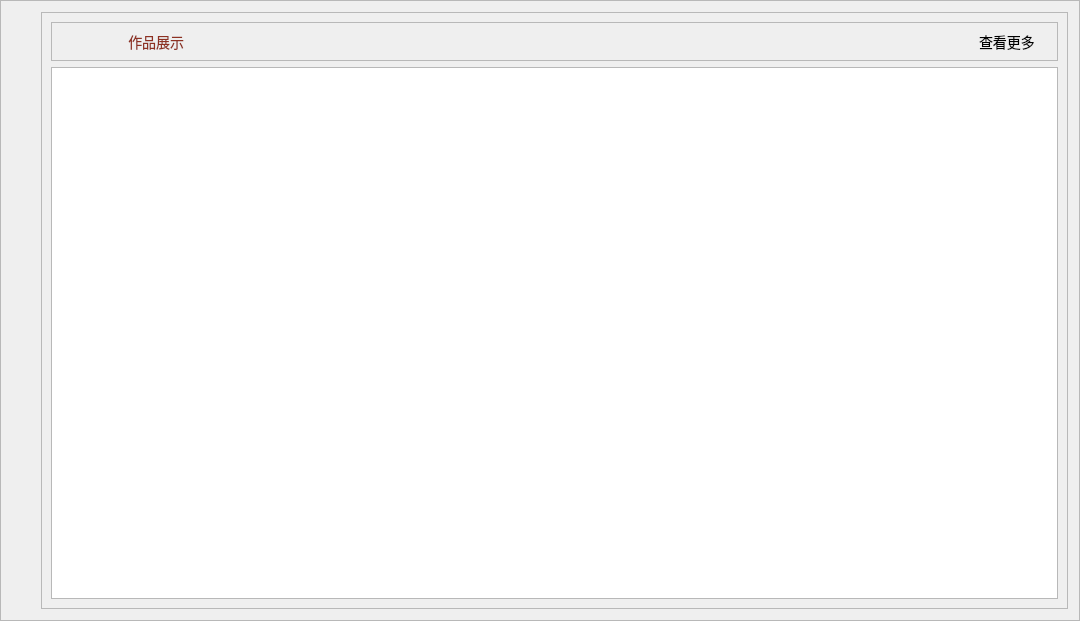
<?xml version="1.0" encoding="UTF-8"?>
<ui version="4.0">
 <class>VideoFrame</class>
 <widget class="QFrame" name="VideoFrame">
  <property name="geometry">
   <rect>
    <x>0</x>
    <y>0</y>
    <width>1080</width>
    <height>621</height>
   </rect>
  </property>
  <property name="windowTitle">
   <string>Frame</string>
  </property>
  <property name="frameShape">
   <enum>QFrame::StyledPanel</enum>
  </property>
  <property name="frameShadow">
   <enum>QFrame::Raised</enum>
  </property>
  <layout class="QVBoxLayout" name="verticalLayout_3">
   <property name="leftMargin">
    <number>40</number>
   </property>
   <item>
    <widget class="QFrame" name="listFrame">
     <property name="styleSheet">
      <string notr="true"/>
     </property>
     <property name="frameShape">
      <enum>QFrame::StyledPanel</enum>
     </property>
     <property name="frameShadow">
      <enum>QFrame::Raised</enum>
     </property>
     <layout class="QVBoxLayout" name="verticalLayout_2">
      <item>
       <layout class="QVBoxLayout" name="verticalLayout">
        <item>
         <widget class="QFrame" name="frame">
          <property name="frameShape">
           <enum>QFrame::StyledPanel</enum>
          </property>
          <property name="frameShadow">
           <enum>QFrame::Raised</enum>
          </property>
          <layout class="QHBoxLayout" name="horizontalLayout_2">
           <property name="spacing">
            <number>0</number>
           </property>
           <property name="leftMargin">
            <number>0</number>
           </property>
           <property name="topMargin">
            <number>0</number>
           </property>
           <property name="rightMargin">
            <number>0</number>
           </property>
           <property name="bottomMargin">
            <number>0</number>
           </property>
           <item>
            <layout class="QHBoxLayout" name="horizontalLayout">
             <property name="leftMargin">
              <number>3</number>
             </property>
             <property name="topMargin">
              <number>5</number>
             </property>
             <property name="rightMargin">
              <number>6</number>
             </property>
             <property name="bottomMargin">
              <number>5</number>
             </property>
             <item>
              <widget class="QToolButton" name="toolButton_logo1">
               <property name="minimumSize">
                <size>
                 <width>30</width>
                 <height>27</height>
                </size>
               </property>
               <property name="maximumSize">
                <size>
                 <width>33</width>
                 <height>27</height>
                </size>
               </property>
               <property name="styleSheet">
                <string notr="true">background-image: url(:/icon/resource/button.png);
font-size: 16px;</string>
               </property>
               <property name="text">
                <string/>
               </property>
               <property name="iconSize">
                <size>
                 <width>30</width>
                 <height>27</height>
                </size>
               </property>
               <property name="autoRaise">
                <bool>true</bool>
               </property>
              </widget>
             </item>
             <item>
              <widget class="QToolButton" name="toolButton_logo2">
               <property name="minimumSize">
                <size>
                 <width>30</width>
                 <height>27</height>
                </size>
               </property>
               <property name="maximumSize">
                <size>
                 <width>33</width>
                 <height>27</height>
                </size>
               </property>
               <property name="layoutDirection">
                <enum>Qt::LeftToRight</enum>
               </property>
               <property name="styleSheet">
                <string notr="true">background-image: url(:/icon/resource/button.png);
font-size: 16px;</string>
               </property>
               <property name="text">
                <string/>
               </property>
               <property name="iconSize">
                <size>
                 <width>30</width>
                 <height>27</height>
                </size>
               </property>
               <property name="toolButtonStyle">
                <enum>Qt::ToolButtonIconOnly</enum>
               </property>
               <property name="autoRaise">
                <bool>true</bool>
               </property>
              </widget>
             </item>
             <item>
              <widget class="QLabel" name="label">
               <property name="styleSheet">
                <string notr="true">font-size: 14px;
font-family: Adobe Heiti Std;
font-weight: normal;
color: #8E3122;</string>
               </property>
               <property name="text">
                <string>  作品展示</string>
               </property>
              </widget>
             </item>
             <item>
              <spacer name="horizontalSpacer">
               <property name="orientation">
                <enum>Qt::Horizontal</enum>
               </property>
               <property name="sizeHint" stdset="0">
                <size>
                 <width>40</width>
                 <height>20</height>
                </size>
               </property>
              </spacer>
             </item>
             <item>
              <widget class="QLabel" name="label_more">
               <property name="styleSheet">
                <string notr="true">font-size: 14px;
font-family: Adobe Heiti Std;
font-weight: normal;</string>
               </property>
               <property name="text">
                <string>查看更多</string>
               </property>
              </widget>
             </item>
             <item>
              <widget class="QToolButton" name="toolButton">
               <property name="minimumSize">
                <size>
                 <width>16</width>
                 <height>16</height>
                </size>
               </property>
               <property name="maximumSize">
                <size>
                 <width>15</width>
                 <height>16</height>
                </size>
               </property>
               <property name="styleSheet">
                <string notr="true">background-image: url(:/icon/resource/more.png);</string>
               </property>
               <property name="text">
                <string/>
               </property>
               <property name="iconSize">
                <size>
                 <width>15</width>
                 <height>16</height>
                </size>
               </property>
               <property name="autoRaise">
                <bool>true</bool>
               </property>
              </widget>
             </item>
            </layout>
           </item>
          </layout>
         </widget>
        </item>
        <item>
         <widget class="DListWidget" name="listWidget">
          <property name="styleSheet">
           <string notr="true">border-image: url(:/icon/resource/listItem.png);</string>
          </property>
          <property name="iconSize">
           <size>
            <width>30</width>
            <height>27</height>
           </size>
          </property>
         </widget>
        </item>
       </layout>
      </item>
     </layout>
    </widget>
   </item>
  </layout>
 </widget>
 <customwidgets>
  <customwidget>
   <class>DListWidget</class>
   <extends>QListWidget</extends>
   <header location="global">DListWidget.h</header>
  </customwidget>
 </customwidgets>
 <resources/>
 <connections/>
</ui>
